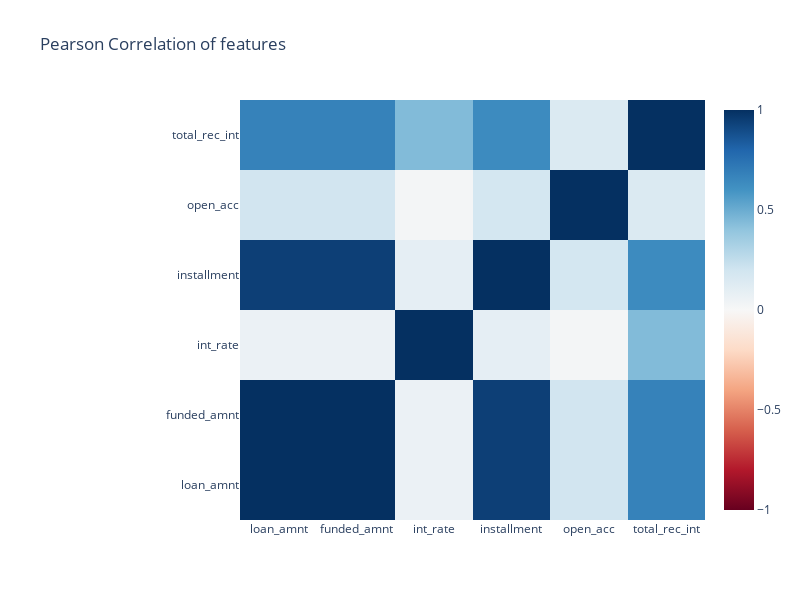

The notebook cell saved with this chart:
### Code cell
# Plot the correlation matrix
df_corr = df[continuous_variables_vis]

corr = df_corr.corr()
pio.templates.default = "plotly_white"

trace = go.Heatmap(z=corr.values,
                  x=corr.index.values,
                  y=corr.columns.values,
                  colorscale=px.colors.sequential.RdBu,
                  zmin=-1,
                  zmax=1)

layout = go.Layout(
    title='Pearson Correlation of features',
    xaxis = dict(ticks='', nticks=52),
    yaxis = dict(ticks='' ),
    width = 800, height = 600,
margin=dict(
    l=240,
),)

fig = go.Figure(layout=layout)
fig.add_trace(trace)
fig.show()

### Figure 1 — Plotly figure (JSON) as saved in the notebook; plotly's stock layout.template omitted (floating-point values rounded to 4 significant figures)
{"data": [{"colorscale": [[0, "rgb(103,0,31)"], [0.1, "rgb(178,24,43)"], [0.2, "rgb(214,96,77)"], [0.3, "rgb(244,165,130)"], [0.4, "rgb(253,219,199)"], [0.5, "rgb(247,247,247)"], [0.6, "rgb(209,229,240)"], [0.7, "rgb(146,197,222)"], [0.8, "rgb(67,147,195)"], [0.9, "rgb(33,102,172)"], [1, "rgb(5,48,97)"]], "type": "heatmap", "x": ["loan_amnt", "funded_amnt", "int_rate", "installment", "open_acc", "total_rec_int"], "y": ["loan_amnt", "funded_amnt", "int_rate", "installment", "open_acc", "total_rec_int"], "z": [[1, 1, 0.06429, 0.9436, 0.1954, 0.6756], [1, 1, 0.06429, 0.9436, 0.1954, 0.6756], [0.06429, 0.06429, 1, 0.09562, 0.02126, 0.4393], [0.9436, 0.9436, 0.09562, 1, 0.1833, 0.6346], [0.1954, 0.1954, 0.02126, 0.1833, 1, 0.1499], [0.6756, 0.6756, 0.4393, 0.6346, 0.1499, 1]], "zmax": 1, "zmin": -1}], "layout": {"height": 600, "margin": {"l": 240}, "title": {"text": "Pearson Correlation of features"}, "width": 800, "xaxis": {"nticks": 52, "ticks": ""}, "yaxis": {"ticks": ""}}}
